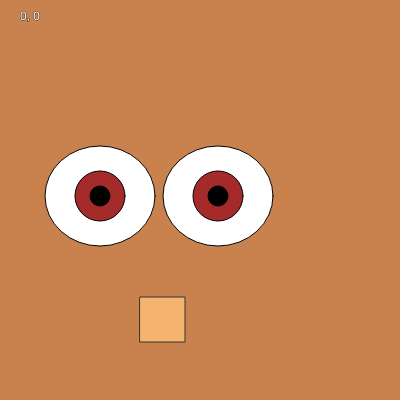
Frame 1 (no input)
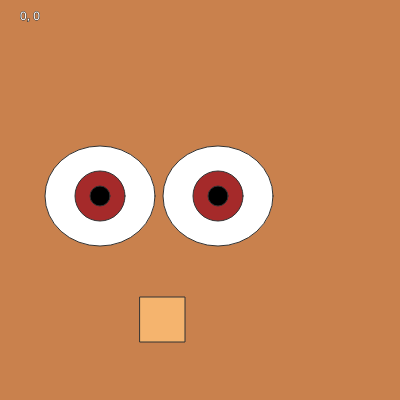
Frame 60 (no input)
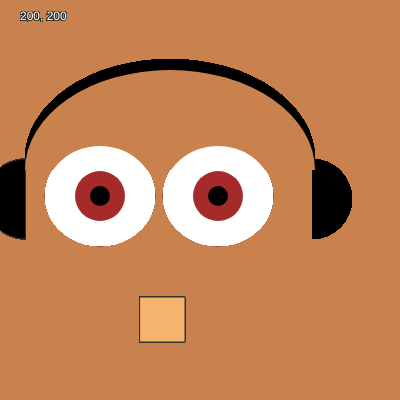
Frame 120 (the mouse pressed at the canvas centre since frame 60)

The p5.js sketch that drew these frames (run headless with seeded random() and noise() and a simulated clock; from frame 60 on, the mouse is pressed at the canvas centre):

// p5.js sketch
// ── sketch.js
function setup() {
  createCanvas(400, 400);
}
function draw() {
  if (mouseIsPressed) {
   // background(138, 119, 106);
  } else {
    background(201, 129, 77)
  }

  //headphones
  if (mouseIsPressed){
  fill('black');
  arc(25, 199, 80, 80, PI/2, PI + PI/2, CHORD);

  noStroke();
  arc(312, 199, 80, 80, PI + PI/2, PI/2, CHORD);


  arc(170, 159, 290, 200, PI, 0, CHORD);

  fill(201, 129, 77);
  arc(170, 170, 290, 200, PI, 0, CHORD);
  }
  //eyes
  fill('white')
  ellipse(100,196,110,100); //eye 1

  fill('brown')
  ellipse(100,196,50,50); //eye 1 pupil

  fill('black')
  ellipse(100, 196, 20, 20); //eye 1 retna

  fill('white')
  ellipse(218, 196, 110, 100); //eye 2

  fill('brown')
  ellipse(218, 196, 50,50); //eye 2 pupil

  fill('black')
  ellipse(218, 196, 20, 20); //eye 2 retna


  let c = color(245, 180, 110);
fill(c);
  strokeWeight(1);
stroke(51);
  rect(140, 297, 45, 45);





  fill('white')
  text(mouseX + ', ' + mouseY,20,20);

  print(mouseIsPressed);
}
  
